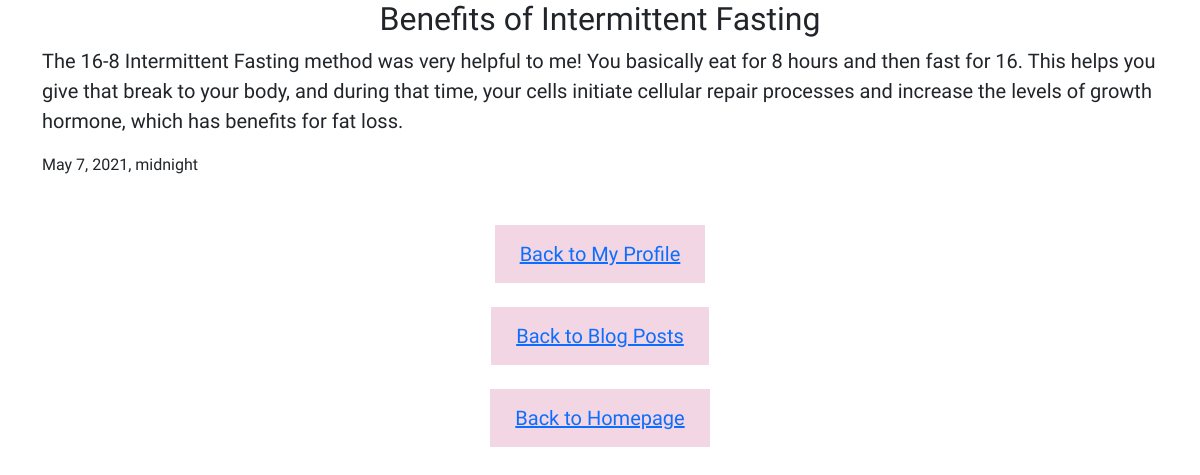
The app's page /post/14/ with its own data.
### healthandfitness/models.py (models this page shows, shortened)
class Post(models.Model):
    author = models.CharField(max_length=50)
    title = models.CharField(max_length=500, null = True)
    content = models.TextField()
    published_date = models.DateTimeField(blank=True, null=True)

### healthandfitness/views.py (the view)
# urls.py: path("post/<int:pk>/", views.post_detail, name="post_detail"),
def post_detail(request,pk):
    post = get_object_or_404(Post, pk=pk)
    return render(request, 'healthandfitness/post_detail.html', {'post': post})

### healthandfitness/templates/healthandfitness/post_detail.html (shortened to what this page needs)
{% load static %}
{% block content %}
<!DOCTYPE html>
<html lang="en">
<head>
     <link rel="stylesheet" type="text/css" href="{% static 'healthandfitness/recipe.css' %}">
    <link href="https://cdn.jsdelivr.net/npm/bootstrap@5.0.0/dist/css/bootstrap.min.css" rel="stylesheet">
</head>
<body>
    <div class = "container">
        <h2 class = "center">{{ post.title }}</h2>
        <p>{{ post.content }}</p>
        {% if post.published_date %}
            <time class="date center">
                {{ post.published_date }}
            </time>
        {% endif %}
        <div class = "center">
            <br>
            <br>
            <a href = {% url "my_profile" %}>
                Back to My Profile
            <br>
            <br>
            <a href = {% url "post_list" %}>
               Back to Blog Posts
            <br>
            <br>
            <a href = {% url "homepage" %}>
               Back to Homepage
        </div>
    </div>
</body>
</html>
{% endblock %}

### healthandfitness/static/healthandfitness/recipe.css (style rules this page uses)
a { font-family: Poor Story; background-color: #f3d6e4; padding: 14px 25px; font-size: 20px; color: black; text-align: center; display: inline-block; text-decoration: none; }
p { font-family: Poor Story; font-size: 20px; }
.center { text-align: center; font-family: Poor Story; }

### records on screen
Post: title "Benefits of Intermittent Fasting", content "The 16-8 Intermittent Fasting method was very helpful to me! You basically eat for 8 hours and then fast for 16. This helps you give that break to your body, and during that time, your cells initiate cellular repair processes and increase the levels of growth hormone, which has benefits for fat loss.", published_date "May 7, 2021, midnight"
